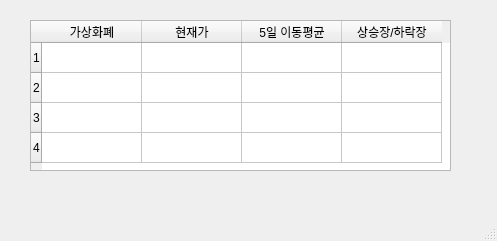
<?xml version="1.0" encoding="UTF-8"?>
<ui version="4.0">
 <class>MainWindow</class>
 <widget class="QMainWindow" name="MainWindow">
  <property name="geometry">
   <rect>
    <x>0</x>
    <y>0</y>
    <width>497</width>
    <height>241</height>
   </rect>
  </property>
  <property name="windowTitle">
   <string>가상화폐상승장/하락장 알리미</string>
  </property>
  <widget class="QWidget" name="centralwidget">
   <widget class="QTableWidget" name="tableWidget">
    <property name="geometry">
     <rect>
      <x>30</x>
      <y>20</y>
      <width>421</width>
      <height>151</height>
     </rect>
    </property>
    <property name="rowCount">
     <number>4</number>
    </property>
    <row/>
    <row/>
    <row/>
    <row/>
    <column>
     <property name="text">
      <string>가상화폐</string>
     </property>
    </column>
    <column>
     <property name="text">
      <string>현재가</string>
     </property>
    </column>
    <column>
     <property name="text">
      <string>5일 이동평균</string>
     </property>
    </column>
    <column>
     <property name="text">
      <string>상승장/하락장</string>
     </property>
    </column>
   </widget>
  </widget>
  <widget class="QMenuBar" name="menubar">
   <property name="geometry">
    <rect>
     <x>0</x>
     <y>0</y>
     <width>497</width>
     <height>21</height>
    </rect>
   </property>
  </widget>
  <widget class="QStatusBar" name="statusbar"/>
 </widget>
 <resources/>
 <connections/>
</ui>
